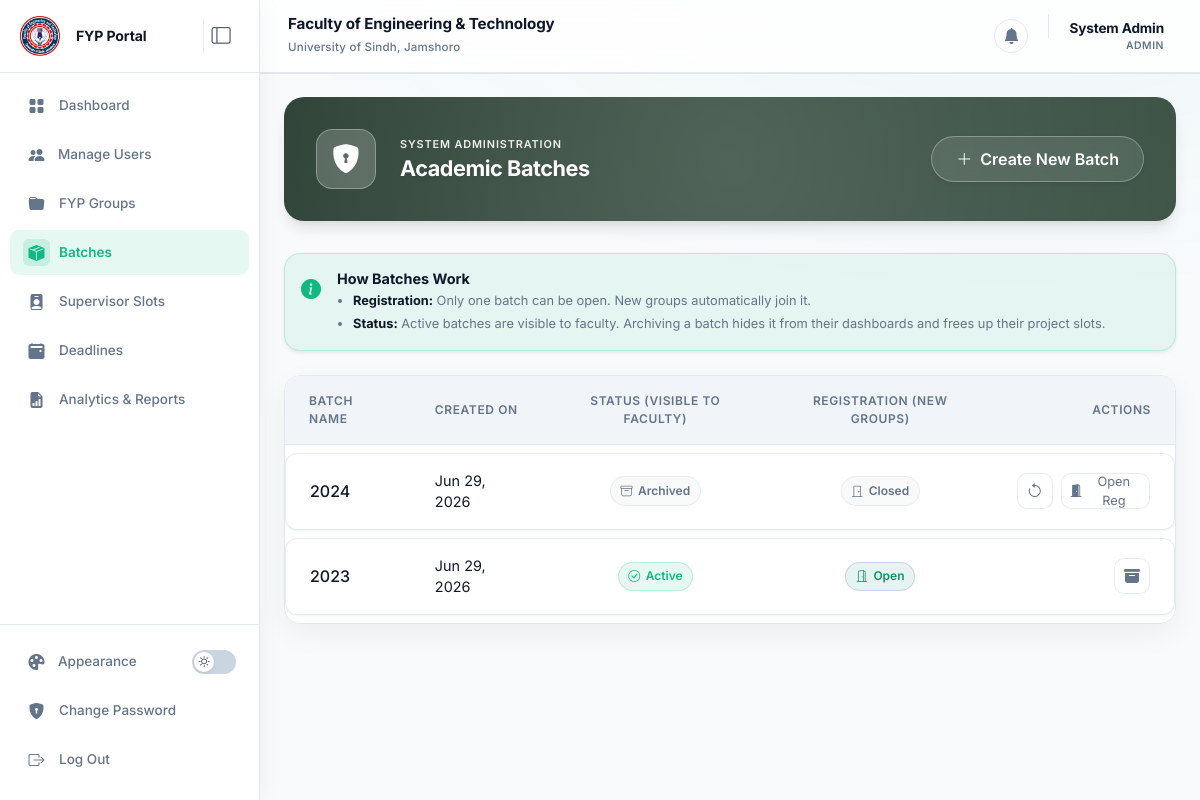
Screenshot of /admin/batches (signed in) with the database file from the repository.
### tables this page shows
CREATE TABLE academic_batches (
    id INT AUTO_INCREMENT PRIMARY KEY,
    name VARCHAR(100) NOT NULL UNIQUE,
    is_active TINYINT(1) DEFAULT 1,
    is_registration_open TINYINT(1) DEFAULT 0,
    created_at TIMESTAMP DEFAULT CURRENT_TIMESTAMP
);

### src/Controller/AdminController.php (called while the page is built, shortened)
<?php
class AdminController extends BaseController {
    public function batches() {
        $db = \Database::getInstance()->getConnection();
        $stmt = $db->query("SELECT * FROM academic_batches ORDER BY created_at DESC");
        $batches = $stmt->fetchAll();
        $this->render('admin/batches', ['batches' => $batches]);
    }
}

### src/View/admin/batches.php (the view, shortened to what this page needs)
<?php
$bp = dirname($_SERVER['SCRIPT_NAME']) === '/' || dirname($_SERVER['SCRIPT_NAME']) === '\\' ? '' : dirname($_SERVER['SCRIPT_NAME']);
?>
<div class="admin-hero">
    <div class="d-flex flex-column flex-md-row align-items-center justify-content-between gap-4">
        <div class="d-flex align-items-center gap-4 text-center text-md-start">
            <div class="admin-hero-icon">
                <i class="bi bi-shield-lock-fill"></i>
            </div>
            <div>
                <p class="mb-1" style="font-size: 0.68rem;font-weight: 600;text-transform: uppercase;letter-spacing: 0.08em;color: rgba(255,255,255,0.6)">
                    System Administration
                </p>
                <h4 class="fw-bold m-0" style="font-size: 1.35rem;letter-spacing: -0.02em;line-height: 1.2">
                    Academic Batches
                </h4>
            </div>
        </div>
        <div>
            <button class="btn-hero-glass rounded-pill px-4 shadow-sm" data-bs-toggle="modal" data-bs-target="#createBatchModal">
                <i class="bi bi-plus-lg me-2"></i>Create New Batch
            </button>
        </div>
    </div>
</div>
<div class="border rounded-4 shadow-sm mb-4 p-3" style="background: rgba(16, 185, 129, 0.08); border-color: rgba(16, 185, 129, 0.2) !important;">
    <div class="d-flex gap-3 align-items-start">
        <i class="bi bi-info-circle-fill fs-5 mt-1" style="color: #10b981;"></i>
        <div>
            <h6 class="fw-bold mb-1" style="color: var(--text-primary); font-size: 0.9rem;">How Batches Work</h6>
            <ul class="mb-0 ps-3" style="font-size: 0.8rem; color: var(--text-secondary);">
                <li class="mb-1"><strong style="color: var(--text-primary);">Registration:</strong> Only one batch can be open. New groups automatically join it.</li>
                <li><strong style="color: var(--text-primary);">Status:</strong> Active batches are visible to faculty. Archiving a batch hides it from their dashboards and frees up their project slots.</li>
            </ul>
        </div>
    </div>
</div>
<div class="page-section">
    <div class="table-responsive">
        <table class="table premium-table mb-0">
            <thead>
                <tr>
                    <th class="ps-4">Batch Name</th>
                    <th>Created On</th>
                    <th class="text-center">Status (Visible to Faculty)</th>
                    <th class="text-center">Registration (New Groups)</th>
                    <th class="text-end pe-4">Actions</th>
                </tr>
            </thead>
            <tbody>
                    <?php if(empty($batches)): ?>
                        <tr>
                            <td colspan="5" class="text-center py-5 text-muted">No batches found.</td>
                        </tr>
                    <?php else: ?>
                        <?php foreach($batches as $b): ?>
                        <tr>
                            <td class="ps-4 py-3 fw-medium text-dark">
                                <?php echo htmlspecialchars($b['name']); ?>
                            </td>
                            <td class="py-3 text-muted" style="font-size: 0.9rem">
                                <?php echo date('M d, Y', strtotime($b['created_at'])); ?>
                            </td>
                            <td class="py-3 text-center">
                                <?php if($b['is_active']): ?>
                                    <span class="premium-badge success"><i class="bi bi-check-circle"></i> Active</span>
                                <?php else: ?>
                                    <span class="premium-badge neutral"><i class="bi bi-archive"></i> Archived</span>
                                <?php endif; ?>
                            </td>
                            <td class="py-3 text-center">
                                <?php if($b['is_registration_open']): ?>
                                    <span class="premium-badge primary"><i class="bi bi-door-open"></i> Open</span>
                                <?php else: ?>
                                    <span class="premium-badge neutral"><i class="bi bi-door-closed"></i> Closed</span>
                                <?php endif; ?>
                            </td>
                            <td class="pe-4 py-3 text-end">
                                <div class="d-flex justify-content-end gap-2">
                                    <form action="<?php echo $bp; ?>/admin/batches/toggle" method="POST" class="m-0">
                                        <button type="submit" class="table-action-btn <?php echo $b['is_active'] ? 'delete' : 'edit'; ?>" title="<?php echo $b['is_active'] ? 'Archive Batch' : 'Restore Batch'; ?>">
                                            <i class="bi <?php echo $b['is_active'] ? 'bi-archive-fill' : 'bi-arrow-counterclockwise'; ?>"></i>
                                        </button>
</form>
                                    <?php if(!$b['is_registration_open']): ?>
                                    <form action="<?php echo $bp; ?>/admin/batches/toggle" method="POST" class="m-0">
                                        <button type="submit" class="table-action-btn edit" title="Set as Registration Batch" style="width: auto; padding: 0 0.5rem; font-size: 0.8rem;">
                                            <i class="bi bi-door-open-fill me-1"></i> Open Reg
                                        </button>
</form>
                                    <?php endif; ?>
                                </div>
                            </td>
                        </tr>
                        <?php endforeach; ?>
                    <?php endif; ?>
                </tbody>
            </table>
        </div>
    </div>
</div>

### public/css/style.css (style rules this page uses)
:root { --primary-color: #10b981; --primary-rgb: 16, 185, 129; --primary-hover: #059669; --secondary-color: #14b8a6; --accent-color: #f59e0b; --violet-color: #8b5cf6; --rose-color: #f43f5e; --bg-color: #f8fafc; --bg-alt: #f1f5f9; --card-bg: #ffffff; --card-hover: #f8fafc; --card-shadow: 0 10px 30px rgba(0,0,0,0.05); --text-primary: #0f172a; --text-secondary: #64748b; --border-color: #e2e8f0; --sidebar-bg: #ffffff; --sidebar-link: #64748b; --sidebar-link-hover: #10b981; --navbar-bg: rgba(255,255,255,0.85); --table-header-bg: #f1f5f9; --table-hover-bg: #f8fafc; --form-bg: #f8fafc; --border-radius-sm: 10px; --border-radius-md: 14px; --border-radius-lg: 16px; --sidebar-width: 260px; --transition-speed: 0.25s; }
body { font-family: 'Inter', -apple-system, BlinkMacSystemFont, "Segoe UI", Roboto, sans-serif; background-color: var(--bg-color); color: var(--text-primary); overflow-x: hidden; transition: background-color var(--transition-speed) ease, color var(--transition-speed) ease; }
.table { background: var(--card-bg) !important; border-radius: var(--border-radius-md); overflow: hidden; color: var(--text-primary) !important; border-color: var(--border-color) !important; }
.table tr, .table td { background-color: var(--card-bg) !important; color: var(--text-primary) !important; border-bottom: 1px solid var(--border-color) !important; }
.table th { background-color: var(--table-header-bg) !important; color: var(--text-secondary) !important; font-weight: 600; text-transform: uppercase; font-size: 0.72rem; letter-spacing: 0.06em; padding: 14px 18px; border-bottom: 1px solid var(--border-color) !important; }
.table td { padding: 14px 18px; vertical-align: middle; }
.text-dark { color: var(--text-primary) !important; }
.text-muted { color: var(--text-secondary) !important; }
.border { border-color: var(--border-color) !important; }
@media (min-width: 992px) { :root { --sidebar-collapsed-width: 84px; } }
.table-responsive { position: relative; }
.page-section { background: var(--card-bg); border: 1px solid var(--border-color); border-radius: var(--border-radius-lg); box-shadow: var(--card-shadow); margin-bottom: 20px; overflow: hidden; transition: box-shadow 0.25s ease; }

### rows the page displays
academic_batches: name "2024", created_at "Jun 29, 2026", is_active 0 (drawn), is_registration_open 0 (drawn)
academic_batches: name "2023", created_at "Jun 29, 2026", is_active 1 (drawn), is_registration_open 1 (drawn)

### other values shown
$name "System Admin"
$role "ADMIN"
